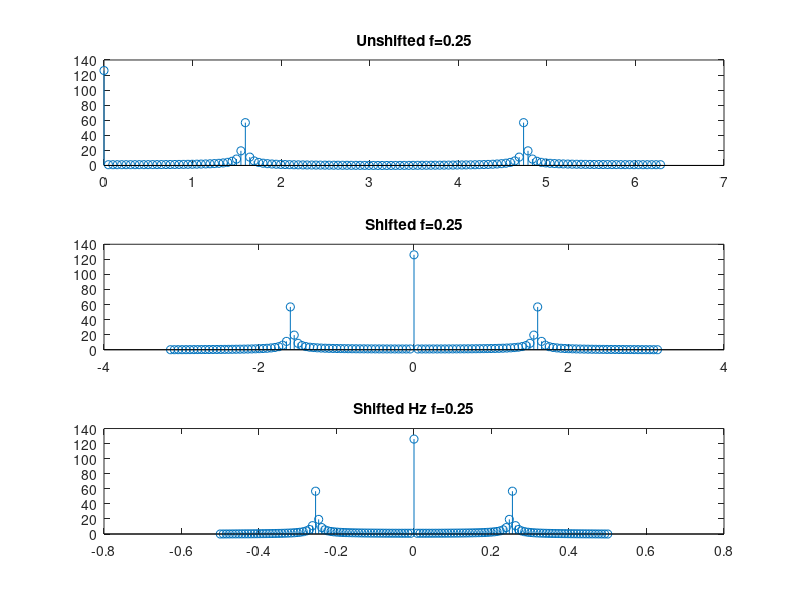
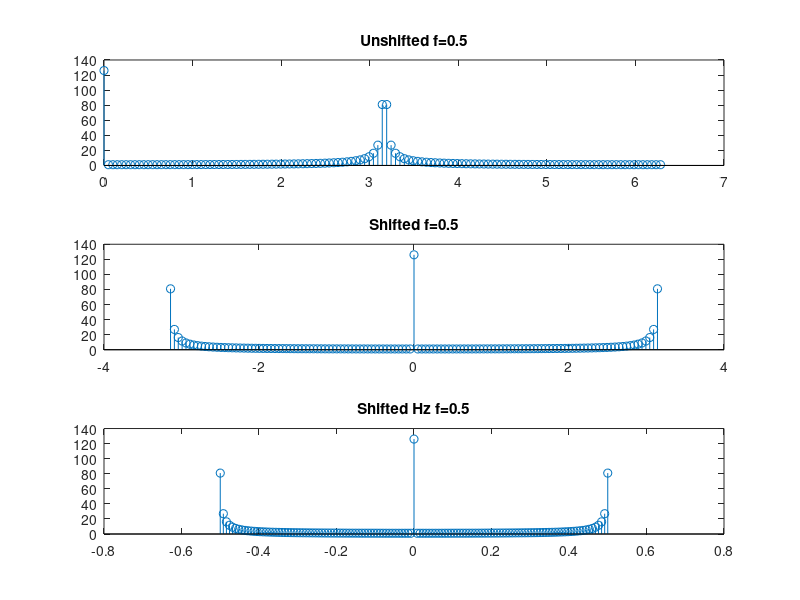

The MATLAB script that drew these images, in order:
%EE 341 Lab 3
%Assignment 1: Exploring MATLAB's FFT function
%Authors: Irina Golub, Kalvin Hallesy, Chenglong Li

clc;
clear;

n = 1:127;
f1 = 0.25;
f2 = 0.5;

nAngFreq = linspace(-pi, pi, 127);  %Create the frequency axis from -pi to pi with 127 samples
nHzFreq = nAngFreq/2/pi;            %Convert frequency axis to Hz

x1 = 1+cos(2*pi*f1*n);              %Define function x1
x2 = 1+cos(2*pi*f2*n);              %Define function x2

figure;                             %Plot a discrete version of the fft of x1 without shifting the graph
subplot(3,1,1);
stem(nAngFreq+pi,abs(fft(x1)));
title('Unshifted f=0.25');

x1FFT = abs(fftshift(fft(x1)));     %Plot a discrete version of the fft of x1 with graph shifted
subplot(3,1,2);
stem(nAngFreq, x1FFT);
title('Shifted f=0.25');

subplot(3,1,3);                     %Plot a discrete version x1 in frequency domain using Hz 
stem(nHzFreq, x1FFT);
title('Shifted Hz f=0.25');


figure;                             %Plot a discrete version of the fft of x2 without shifting the graph
x2FFT = abs(fftshift(fft(x2)));
subplot(3,1,1);
stem(nAngFreq+pi,abs(fft(x2)));
title('Unshifted f=0.5');

subplot(3,1,2);                    %Plot a discrete version of the fft of x2 with graph shifted
stem(nAngFreq, x2FFT);
title('Shifted f=0.5');

subplot(3,1,3);                    %Plot a discrete version x2 in frequency domain using Hz 
stem(nHzFreq, x2FFT);
title('Shifted Hz f=0.5');